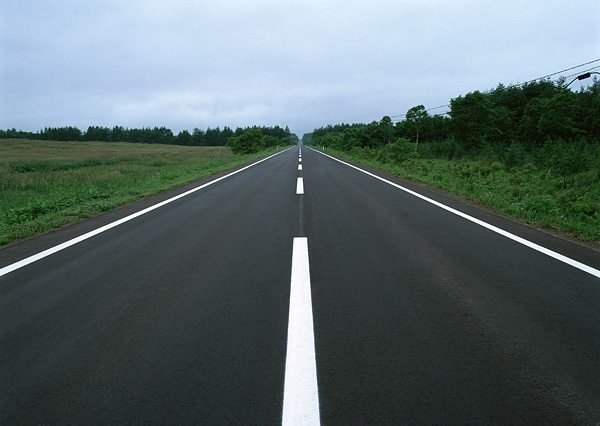
#> input picture assets/road1.jpeg, 600 x 426 px, found by its file name
$ python trial.py
#> lines starting #> are read from the running program, lines starting #| are printed output that depends on the picture; after the words box and inside, x2 and y2 are one past the last pixel; in counts of white or black regions, pixels touching at a corner belong together
### ShapeDetector.py
import cv2
import numpy as np

class ShapeDetector():

    def __init__(self):
        self.line_img_path = ""
        self.original_line_img = None
        self.img_for_lines = None
        self.img_line_flag = False
        self.is_line_img_proccessed = False

    def load_line_image(self, file_path):
#> called with file_path = 'road1.jpeg'
        self.line_img_path = file_path
        self.original_line_img = cv2.imread(self.line_img_path)
#> self.original_line_img is the input picture: shape (426, 600, 3); mean B, G, R 108.5, 106.7, 92.6
        self.img_for_lines = self.original_line_img.copy()
        self.img_line_flag = True

    def get_original_img(self):
        return self.original_line_img

    def convert_to_rgb(self, img):
        new_img = cv2.cvtColor(img, cv2.COLOR_BGR2RGB)
        return new_img

    def preprocess_images(self):

        # prepare variables
        k_size = (5,5)

        if self.img_line_flag == True:

            # if image is loaded, convert it to gray channel
            self.img_for_lines = cv2.cvtColor(self.img_for_lines, cv2.COLOR_BGR2GRAY)
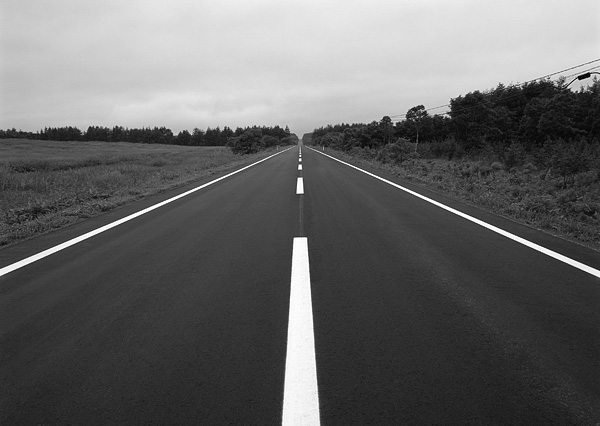
#> self.img_for_lines: shape (426, 600); min 1, max 255, mean 102.7

            # blur and make smooth image
            self.img_for_lines = cv2.GaussianBlur(self.img_for_lines, k_size, 0)

            # detect canny edges
            self.img_for_lines = cv2.Canny(self.img_for_lines, threshold1=150, threshold2=200)
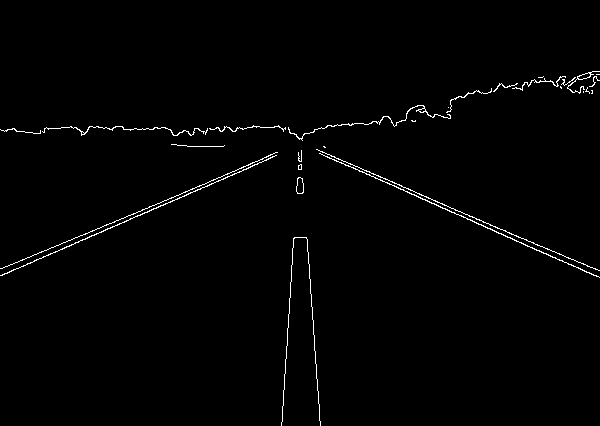
#> self.img_for_lines: shape (426, 600); 1.2% white in thin lines or dots, all inside (x1, y1, x2, y2) = (0, 71, 600, 426)

            self.is_line_img_proccessed = True


    def detect_lines(self) -> list:
        if self.is_line_img_proccessed == True:
            img = self.original_line_img.copy()
            lines = cv2.HoughLinesP(self.img_for_lines, 1, np.pi/180, 100, minLineLength=10, maxLineGap=20)
#> lines = [[319, 153, 599, 277], [403, 187, 598, 270], [7, 266, 277, 152], [307, 239, 320, 425], [50, 253, 248, 168], [281, 425, 294, 237], [316, 149, 479, 219], [4, 273, 149, 211]]
            if lines is not None:
                for line in lines:
                    for x1,y1,x2,y2 in line:
                        cv2.line(img, (x1,y1), (x2,y2), [255,0,0], 2)
#> this loop made 8 passes
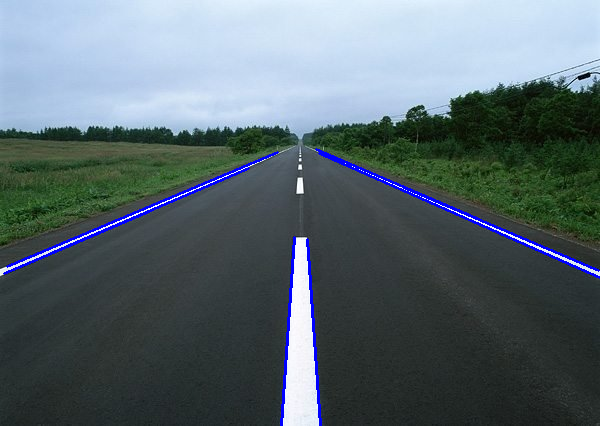
#> img: shape (426, 600, 3); 1.68% of pixels changed, all inside (x1, y1, x2, y2) = (3, 148, 600, 426)
            return [len(lines), img]


### trial.py
import cv2
from ShapeDetector import ShapeDetector

detector = ShapeDetector()

detector.load_line_image("road1.jpeg")
detector.preprocess_images()

num_lines, plotted_img = detector.detect_lines()
#> num_lines = 8
print(num_lines)
#| 8

cv2.imshow("Window", plotted_img)
key = cv2.waitKey()
#> (key Esc is pressed here)
cv2.destroyAllWindows()

$ run again, with assets/example.png saved as assets/road1.jpeg
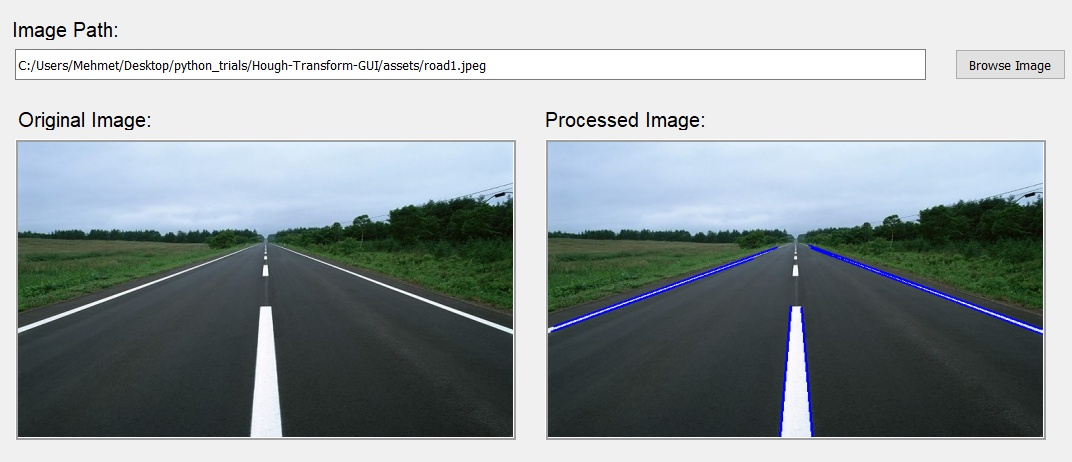
#> input picture assets/example.png, 1072 x 462 px, found by its file name
#> in load_line_image, self.original_line_img is the input picture: shape (462, 1072, 3); mean B, G, R 160.3, 158, 149.8
#> in preprocess_images, `self.img_for_lines = cv2.Canny(self.img_for_lines, threshold1=150, thr..`:
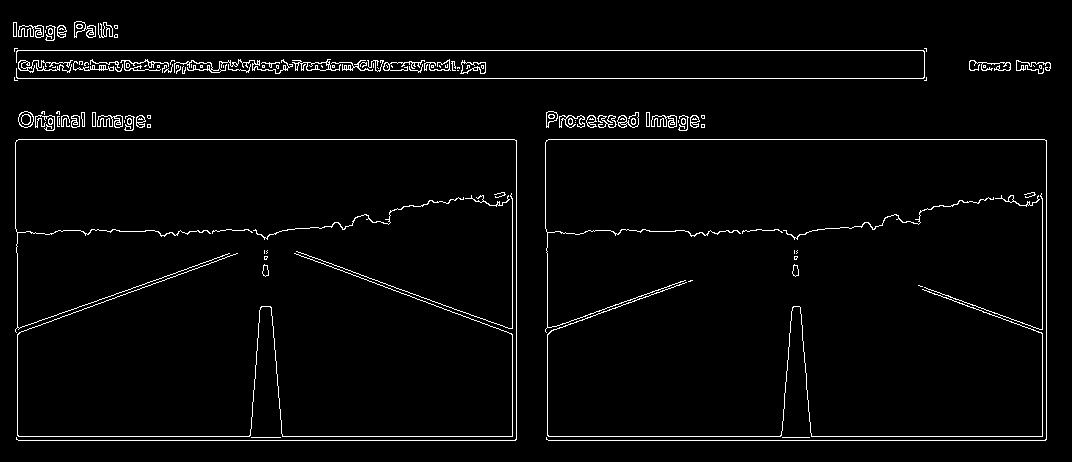
#> self.img_for_lines: shape (462, 1072); 2.9% white in thin lines or dots, all inside (x1, y1, x2, y2) = (13, 21, 1051, 441)
#> lines = 52 rows, first 6: [548, 440, 1045, 440], [18, 139, 514, 139], [282, 436, 516, 436], [14, 78, 926, 78], [14, 50, 926, 50], [1046, 439, 1046, 140]
#> the loop in detect_lines, `for line in lines:` made 52 passes
#> after the loop in detect_lines, `for line in lines:`:
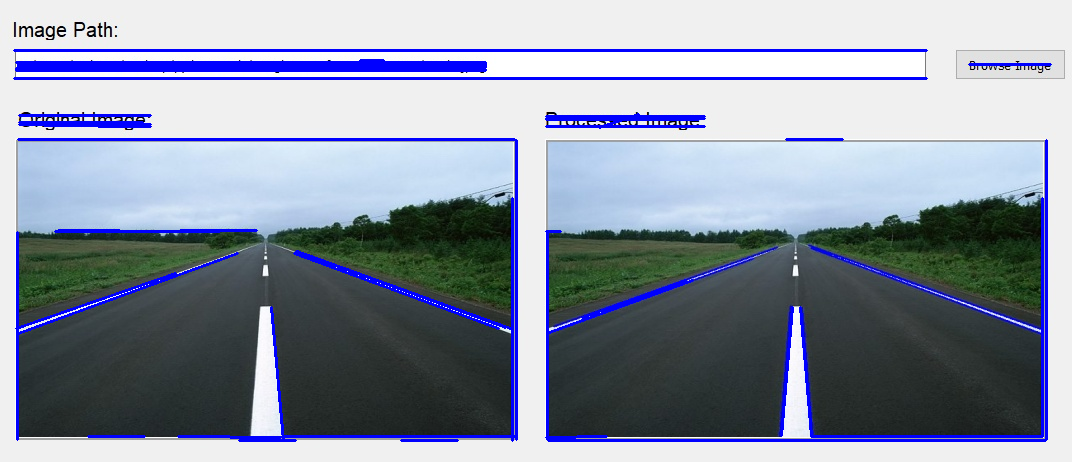
#> img: shape (462, 1072, 3); 5.8% of pixels changed, all inside (x1, y1, x2, y2) = (13, 49, 1052, 442)
#> num_lines = 52
#| 52

$ run again, with assets/road2.jpg copied over assets/road1.jpeg
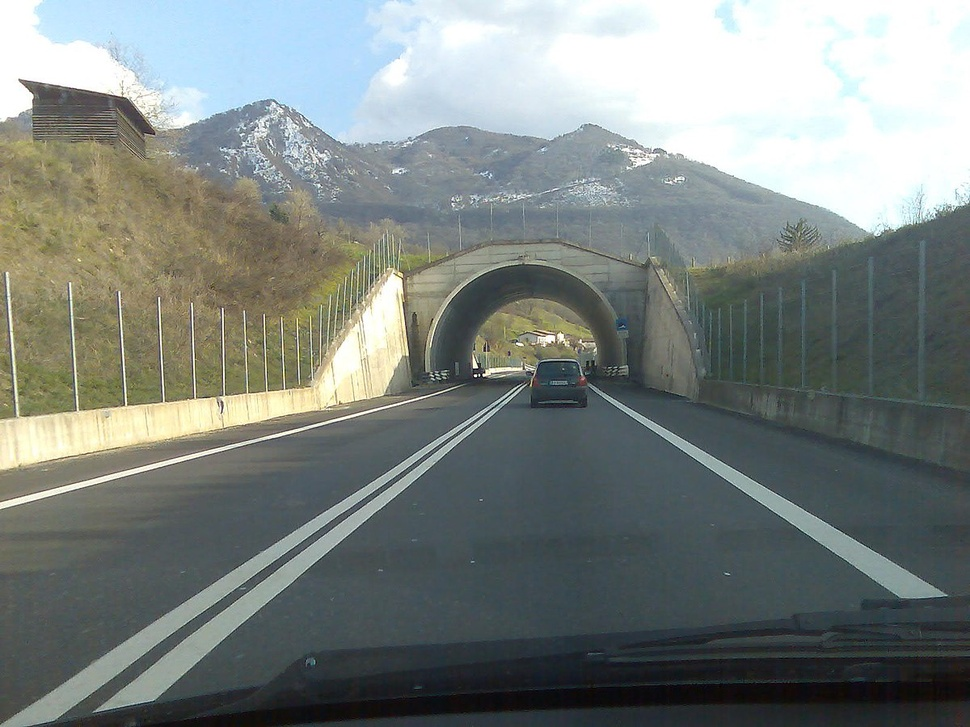
#> input picture assets/road2.jpg, 970 x 727 px, shrunk from 1200 x 900 before the run, found by its file name
#> in load_line_image, self.original_line_img is the input picture: shape (727, 970, 3); mean B, G, R 127.8, 131, 124
#> in preprocess_images, `self.img_for_lines = cv2.Canny(self.img_for_lines, threshold1=150, thr..`:
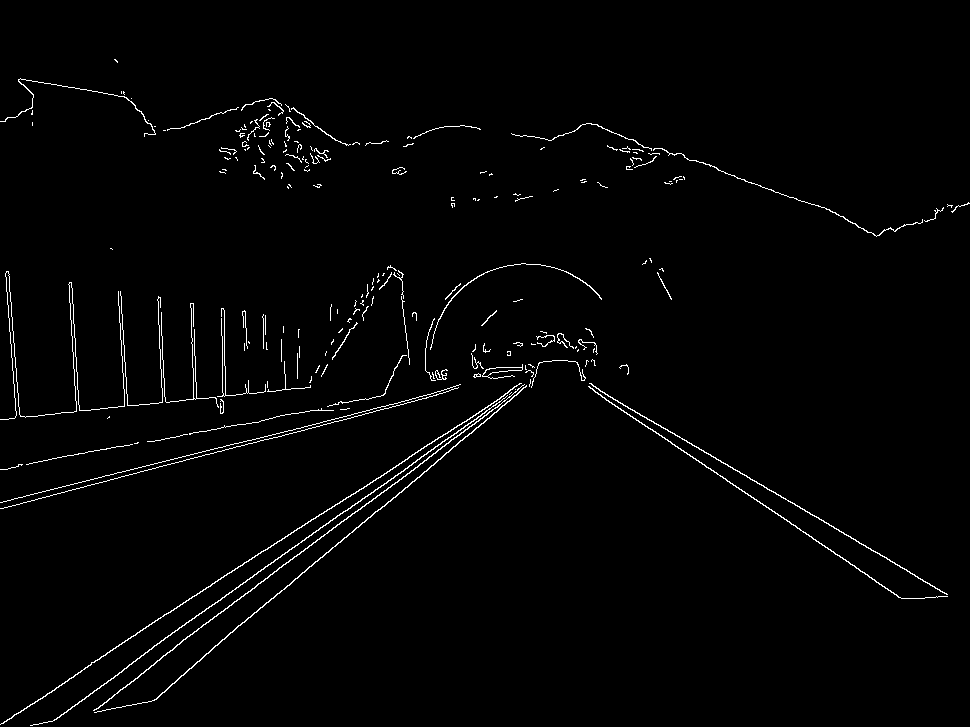
#> self.img_for_lines: shape (727, 970); 1.6% white in thin lines or dots
#> lines = 29 rows, first 6: [0, 502, 408, 400], [588, 386, 902, 598], [91, 662, 351, 494], [1, 419, 310, 387], [179, 677, 533, 379], [84, 668, 508, 392]
#> the loop in detect_lines, `for line in lines:` made 29 passes
#> after the loop in detect_lines, `for line in lines:`:
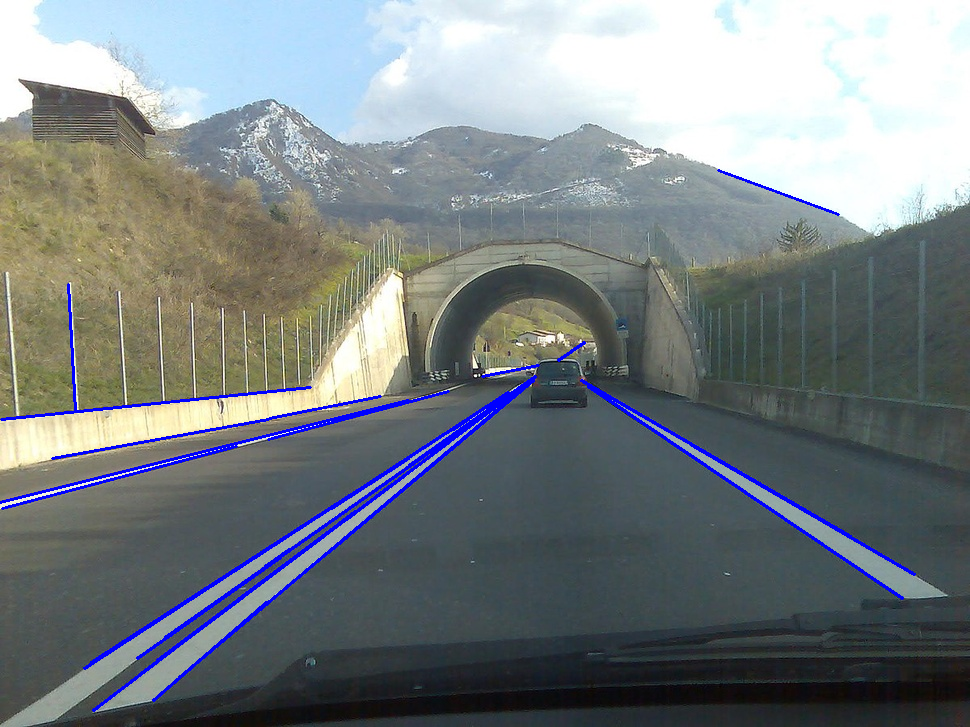
#> img: shape (727, 970, 3); 2.18% of pixels changed, all inside (x1, y1, x2, y2) = (0, 169, 916, 712)
#> num_lines = 29
#| 29
